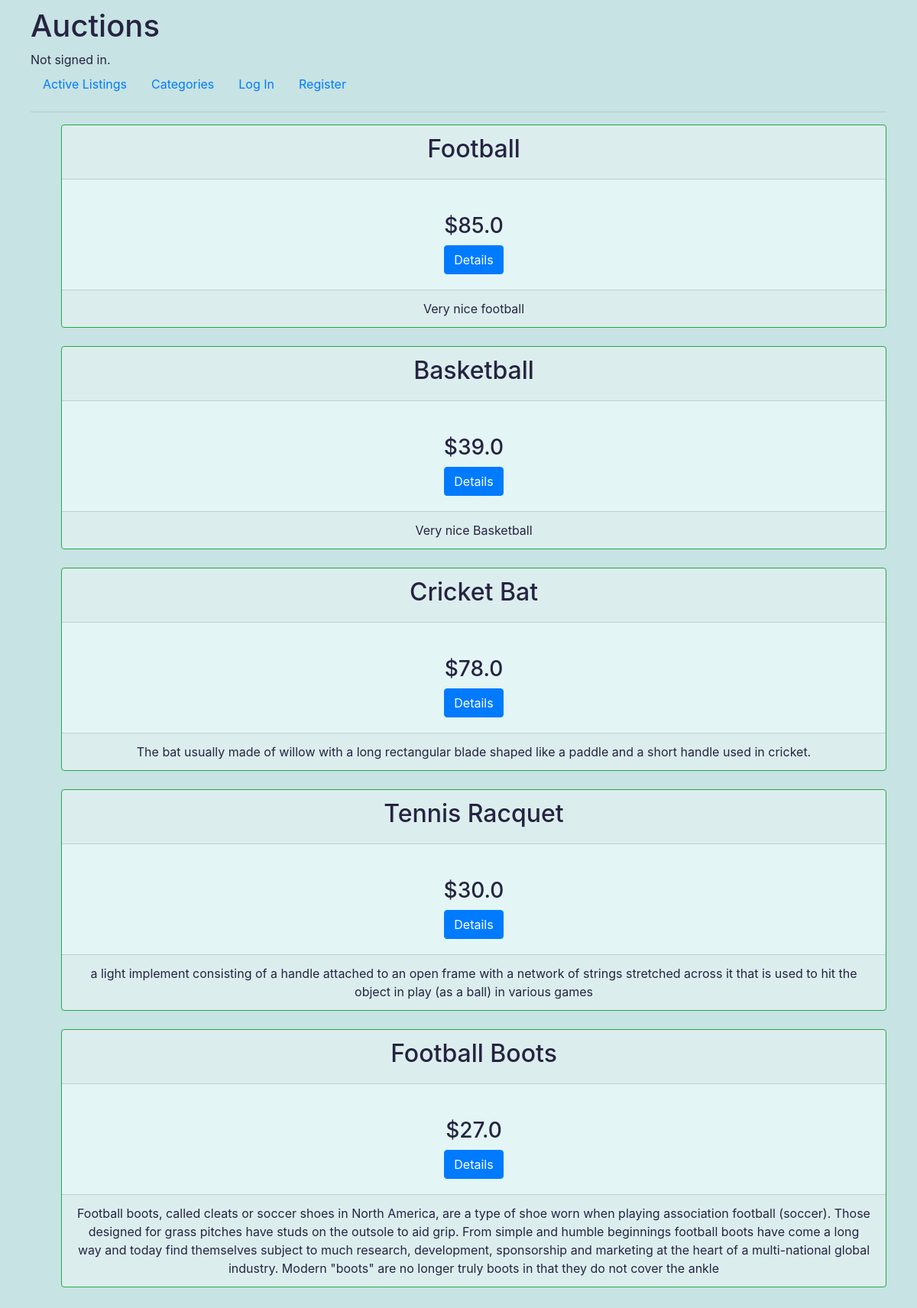
/category/SP, run on the app's committed database.
### auctions/models.py (models this page shows)
class Listing(models.Model):
    title = models.CharField(max_length=64)
    description = models.CharField(max_length=1000)
    starting_bid = models.FloatField()
    isActive = models.BooleanField(default=True)
    watchlist = models.ManyToManyField(User, blank=True, related_name="watchlist")
    image = models.URLField(blank=True)
    category_choices = [
        ('EL','Electronics'),
        ('SP','Sports'),
        ('HO','Home'),
        ('TV','TV'),
        ('PC','PC'),
        ('CA','Cars'),
        ('SH','Shoes'),
        ('AC','Accessories'),
        ('FS', 'Fashion'),
        ('TY', 'Toys'),
        ('OT','Other')
    ]
    category = models.CharField(choices=category_choices, max_length=2)
    owner = models.ForeignKey(User, on_delete=models.CASCADE,  related_name="user")
    @property
    def highest_bid(self):
        highest_bid = Bid.get_highest_bid(self)
        return highest_bid

class Bid(models.Model):
    item = models.ForeignKey(Listing, on_delete=models.CASCADE, related_name="item")
    bidder = models.ForeignKey(User, on_delete=models.CASCADE, related_name="bidder")
    bid_amount = models.FloatField()
    @classmethod
    def get_highest_bid(cls, listing):
        highest_bid = cls.objects.filter(item=listing).order_by('-bid_amount').first()
        return highest_bid

### auctions/views.py (the view)
# urls.py: path("category/<str:category>", views.category, name="category"),
def category(request, category):
    listings = Listing.objects.filter(category=category)
    return render(request, "auctions/category.html", {
        "listings": listings,
        "category": category
        })

### auctions/templates/auctions/category.html (shortened to what this page needs)
{% extends "auctions/layout.html" %}
{% block body %}
    <ul>
        {% for listing in listings %}
        <div style="background-color: #e3f6f5;" class="card text-center border-success">
            <div class="card-header">
                <h2>{{ listing.title }}</h2>
            </div>
            <div class="card-body">
              {% if listing.highest_bid %}
              <h3 class="card-text">${{ listing.highest_bid.bid_amount }}</h3>
              {% else %}
              <h3 class="card-text">${{ listing.starting_bid }}</h3>
              {% endif %}
              <a href="{% url 'listing' listing.id %}" class="btn btn-primary">Details</a>
            </div>
            <div class="card-footer">
              {{ listing.description }}
            </div>
          </div>
          <br>
        {% endfor %}
    </ul>
{% endblock %}

### auctions/static/auctions/styles.css (style rules this page uses)
body { padding: 10px; }

### auctions/templates/auctions/layout.html (style rules this page uses)
body { background-color: #c7e3e3; color: #272343; padding-left: 40px; padding-right: 40px; }

### data on the page
Listing: title "Football", highest_bid.bid_amount "85.0", description "Very nice football"
Listing: title "Basketball", highest_bid.bid_amount "39.0", description "Very nice Basketball"
Listing: title "Cricket Bat", highest_bid.bid_amount "78.0", description "The bat usually made of willow with a long rectangular blade shaped like a paddle and a short handle used in cricket."
Listing: title "Tennis Racquet", highest_bid.bid_amount "30.0", description "a light implement consisting of a handle attached to an open frame with a network of strings stretched across it that is used to hit the object in play (as a ball) in various games"
Listing: title "Football Boots", highest_bid.bid_amount "27.0", description "Football boots, called cleats or soccer shoes in North America, are a type of shoe worn when playing association football (soccer). Those designed for grass pitches have studs on the outsole to aid grip. From simple and humble beginnings football boots have come a long way and today find themselves subject to much research, development, sponsorship and marketing at the heart of a multi-national global industry. Modern \"boots\" are no longer truly boots in that they do not cover the ankle"
